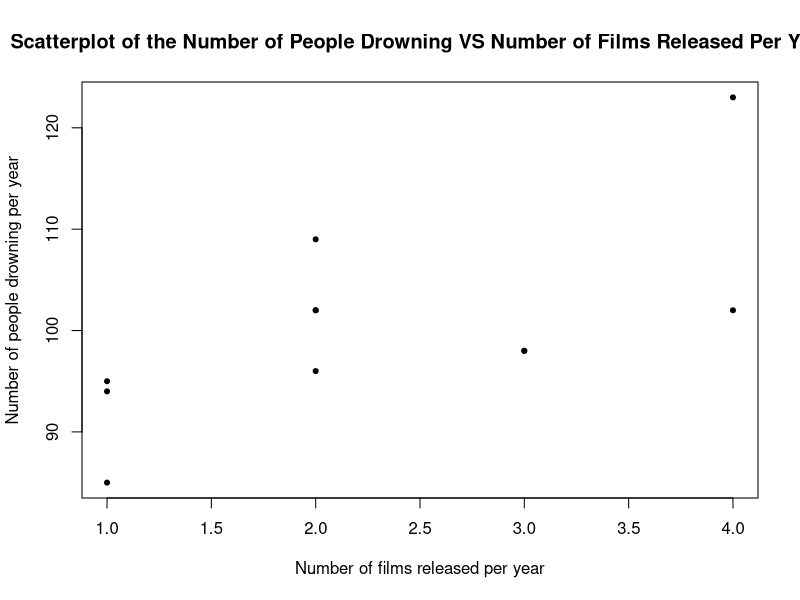

This figure's R source:
## ---- chunk 1
Cage <- read.csv("Cage.csv")
## ---- chunk 2
plot(NumDrowned ~ NumFilms, data = Cage, xlab = "Number of films released per year", ylab = "Number of people drowning per year", main="Scatterplot of the Number of People Drowning VS Number of Films Released Per Year", pch=20)
## ---- chunk 3
cor(x=Cage$NumFilms, y=Cage$NumDrowned)
## ---- chunk 4
mcq6<- c("The sample correlation coefficient is 0.666, indicating a weak positive linear relationship between NumDrowned and NumFilms.", 
answer ="The sample correlation coefficient is 0.666, indicating a moderate positive linear relationship between NumDrowned and NumFilms.", "The sample correlation coefficient is 0.666, indicating a strong neagtive linear relationship between NumDrowned and NumFilms.", "The sample correlation coefficient is 0.666, indicating no significant linear relationship between NumDrowned and NumFilms.")
